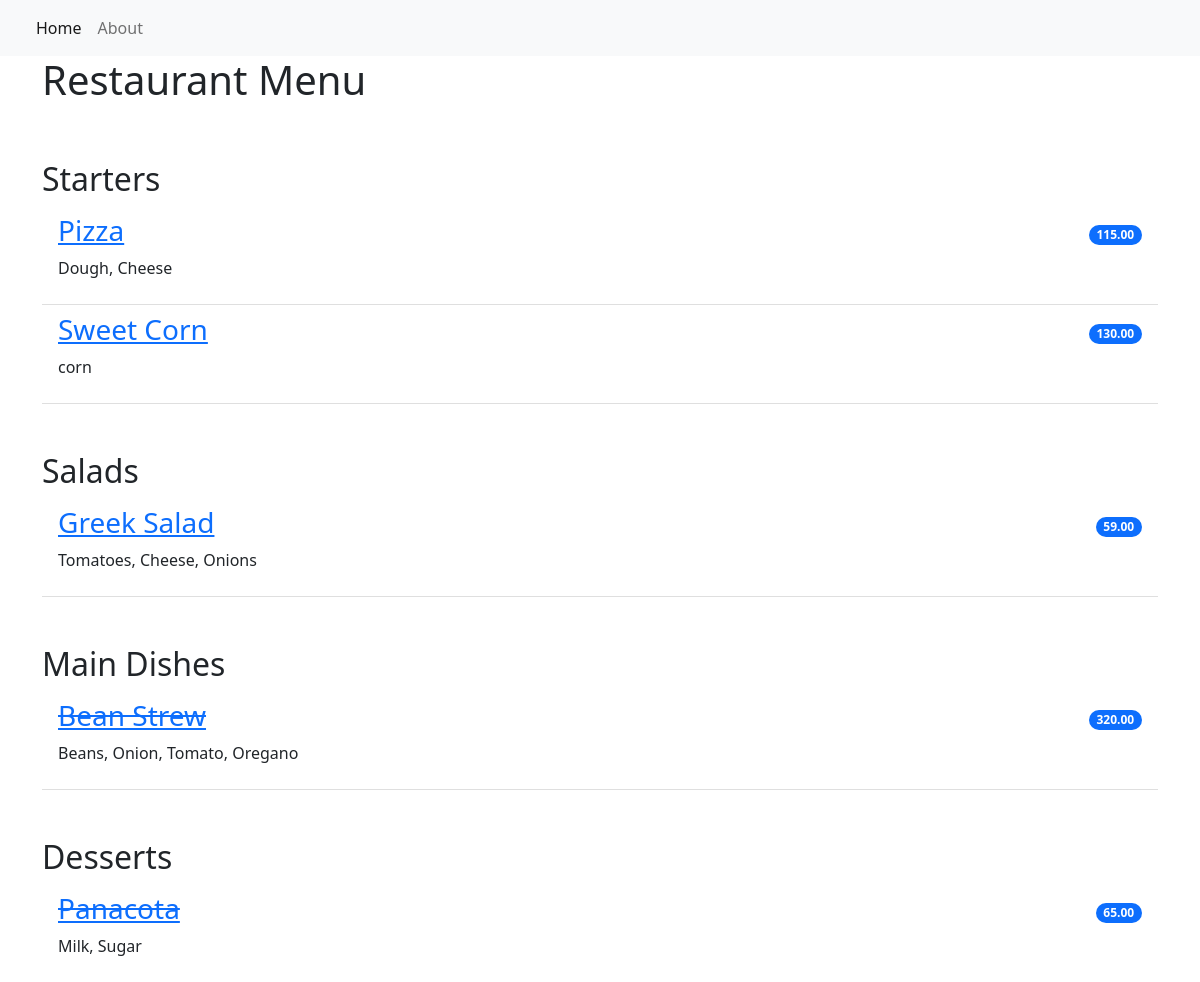
The page / on the database its author committed.
### restaurant_menu/models.py (models this page shows, shortened)
class Item(models.Model):
    meal = models.CharField(max_length=1000, unique=True)
    description = models.CharField(max_length=2000)
    price = models.DecimalField(max_digits=10,decimal_places=2)
    meal_type = models.CharField(max_length=200,choices=MEAL_TYPE)
    author = models.ForeignKey(User, on_delete=models.PROTECT)
    status = models.IntegerField(choices=STATUS, default=0)
    date_created = models.DateTimeField(auto_now_add= True)
    date_updated = models.DateTimeField(auto_now=True)

### restaurant_menu/views.py (the view)
# urls.py: path('',views.MenuList.as_view(), name='Home'),
class MenuList(generic.ListView):
    queryset = Item.objects.order_by("-date_created")
    template_name= "index.html"
    def get_context_data(self, **kwargs):
        context = super().get_context_data(**kwargs)
        context["meals"] = MEAL_TYPE
        return context

### restaurant_menu/templates/index.html
{% extends 'base.html' %}
{% block content %}
<div class="container">
    <ul class="list-group list-group-flush">
    <h1>Restaurant Menu</h1>
        {% for meal in meals %}
        <h2 class="pt-5">{{ meal.1 }}</h2>
            {% for row in item_list %}
                {% if row.meal_type == meal.0 %}
                    {% if row.status == 0 %}
                    <li class="list-group-item d-flex justify-content-between align-items-center border-0 pb-0">
                        <a href="{% url 'menu_item' row.pk %}"><h3><del>{{ row.meal }}</del></h3></a>
                        <spam class="badge bg-primary rounded-pill">{{ row.price }}</spam>
                    </li>
                    <li class="list-group-item pt-0">
                        <p>{{ row.description }}</p>
                    </li>
                    {% else %}
                    <li class="list-group-item d-flex justify-content-between align-items-center border-0 pb-0">
                        <a href="{% url 'menu_item' row.pk %}"><h3>{{ row.meal }}</h3></a>
                        <spam class="badge bg-primary rounded-pill">{{ row.price }}</spam>
                    </li>
                    <li class="list-group-item pt-0">
                        <p>{{ row.description }}</p>
                    </li>
                    {% endif %}
                {% endif %}
            {% endfor %}
        {% endfor %}
    </ul>
</div>
{% endblock content %}

### restaurant_menu/templates/base.html (shortened to what this page needs)
<!DOCTYPE html>
<html lang="en">
    <head>
        <link href="https://cdn.jsdelivr.net/npm/bootstrap@5.2.0-beta1/dist/css/bootstrap.min.css" rel="stylesheet">
    </head>
    <body>
        <nav class="navbar navbar-expand-lg bg-light">
            <div class="container-fluid">
                <div class="collapse navbar-collapse" id="navbarNav">
                    <ul class="navbar-nav">
                         <li class="nav-item">
                            <a class="nav-link active" aria-current="page" href="{% url 'Home' %}">Home</a>
                        </li>
                        <li class="nav-item">
                            <a class="nav-link" aria-current="page" href="{% url 'Home' %}">About</a>
                        </li>
                    </ul>
                </div>
            </div>
        </nav>
        {% block content %}
        {% endblock content %}
    </body>
</html>

### rows shown on the page
Item: meal "Pizza", price "115.00", description "Dough, Cheese"
Item: meal "Sweet Corn", price "130.00", description "corn"
Item: meal "Greek Salad", price "59.00", description "Tomatoes, Cheese, Onions"
Item: meal "Bean Strew", price "320.00", description "Beans, Onion, Tomato, Oregano"
Item: meal "Panacota", price "65.00", description "Milk, Sugar"

### other values the page prints
{{ meal.1 }} "Starters" "Salads" "Main Dishes" "Desserts"
